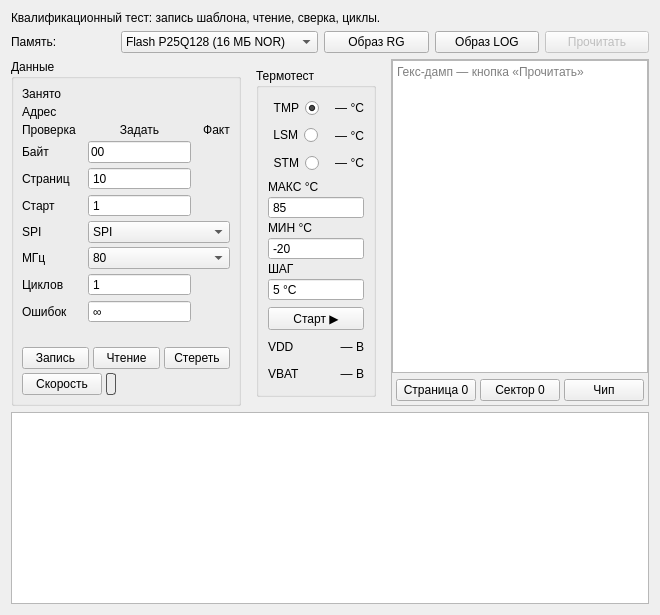
      <widget class="QWidget" name="tabMemTest">
       <attribute name="title"><string>Тест памяти</string></attribute>
       <layout class="QVBoxLayout" name="memTestLayout">
        <item>
         <widget class="QLabel" name="lblMemHint">
          <property name="wordWrap"><bool>true</bool></property>
          <property name="text"><string>Квалификационный тест: запись шаблона, чтение, сверка, циклы.</string></property>
         </widget>
        </item>
        <item>
         <layout class="QHBoxLayout" name="memTargetLayout">
          <item><widget class="QLabel" name="lblMemTargetCap"><property name="text"><string>Память:</string></property></widget></item>
          <item>
           <widget class="QComboBox" name="cmbMemTarget">
            <item><property name="text"><string>Flash P25Q128 (16 МБ NOR)</string></property></item>
            <item><property name="text"><string>FRAM FM25xx (опционально)</string></property></item>
           </widget>
          </item>
          <item><widget class="QPushButton" name="btnImgRG"><property name="text"><string>Образ RG</string></property><property name="toolTip"><string>Загрузить образ режима Регистратор из файла (.hex, Intel HEX) и записать в Flash</string></property></widget></item>
          <item><widget class="QPushButton" name="btnImgLOG"><property name="text"><string>Образ LOG</string></property><property name="toolTip"><string>Загрузить образ режима Logger из файла (.hex, Intel HEX) и записать в Flash</string></property></widget></item>
          <item><widget class="QPushButton" name="btnMemReadImg"><property name="text"><string>Прочитать</string></property><property name="toolTip"><string>Прочитать Flash[Страница..Страница+Страниц) и показать гекс-дамп справа (поля заполняются автоматически после записи образа)</string></property><property name="enabled"><bool>false</bool></property></widget></item>
         </layout>
        </item>
        <item>
         <layout class="QHBoxLayout" name="memMidLayout">
          <property name="stretch">0,0,1</property>

          <!-- Левый: Параметры / Состояние — фиксированная ширина по содержимому,
               по высоте растягивается до низа колонки (21.07.2026, по просьбе:
               нижний край вровень с «VDD» справа, а не «повисает» посередине). -->
          <item>
           <widget class="QGroupBox" name="groupMemParams">
            <property name="title"><string>Данные</string></property>
            <property name="sizePolicy"><sizepolicy hsizetype="Fixed" vsizetype="Expanding"><horstretch>0</horstretch><verstretch>0</verstretch></sizepolicy></property>
            <property name="maximumSize"><size><width>230</width><height>16777215</height></size></property>
            <layout class="QGridLayout" name="memParamsGrid">
             <property name="leftMargin"><number>8</number></property>
             <property name="topMargin"><number>8</number></property>
             <property name="rightMargin"><number>8</number></property>
             <property name="bottomMargin"><number>8</number></property>
             <property name="horizontalSpacing"><number>12</number></property>
             <property name="verticalSpacing"><number>4</number></property>
             <!-- Расположение записанного образа (факт) — заполняется
                  автоматически после записи «Образ RG/LOG». Подписи
                  («Образ: страниц»/«Образ: начало») сделаны намеренно
                  непохожими на «Страниц»/«Страница» ниже (решение
                  22.06.2026) — раньше обе пары назывались одинаково и
                  визуально путались с параметрами операции (Задать) в
                  строках ниже. Структура ячеек — та же (label | бокс |
                  бокс). С 02.07.2026 обе ячейки живые: «Задать»
                  (lblImgPagesNA/lblImgAddrNA) — план из выбранного файла
                  образа, ставится при старте операции; «Факт» — ход
                  реальной записи (счётчик страниц растёт живьём), по
                  завершении — итоговый диапазон.
                  ⚠ Известное ограничение (не изменено этим решением): эти
                  индикаторы заполняются ТОЛЬКО из памяти текущей сессии
                  LOGLSMW (после записи тестового образа), не из реального
                  опроса чипа — см. «Известные ограничения (TODO)» в
                  CLAUDE.md. -->
             <item row="0" column="0"><widget class="QLabel" name="lblImgPagesCap"><property name="minimumHeight"><number>24</number></property><property name="text"><string>Занято</string></property><property name="toolTip"><string>Задать — занято страниц во Flash по всем операциям (образ, термотест и т.д.), десятичное, живое. Факт — сколько страниц ещё свободно.</string></property></widget></item>
             <item row="0" column="1"><widget class="QLabel" name="lblImgPagesNA"><property name="minimumWidth"><number>50</number></property><property name="maximumWidth"><number>50</number></property><property name="minimumHeight"><number>24</number></property><property name="text"><string> </string></property><property name="alignment"><set>Qt::AlignRight|Qt::AlignVCenter</set></property></widget></item>
             <item row="0" column="2"><widget class="QLabel" name="lblImgPages"><property name="minimumWidth"><number>50</number></property><property name="maximumWidth"><number>50</number></property><property name="minimumHeight"><number>24</number></property><property name="text"><string> </string></property><property name="alignment"><set>Qt::AlignRight|Qt::AlignVCenter</set></property></widget></item>
             <item row="1" column="0"><widget class="QLabel" name="lblImgAddrCap"><property name="minimumHeight"><number>24</number></property><property name="text"><string>Адрес</string></property><property name="toolTip"><string>Реальный адрес операции (Flash, байты) — образ, термотест и т.д.</string></property></widget></item>
             <item row="1" column="1" colspan="2"><widget class="QLabel" name="lblImgAddr"><property name="minimumWidth"><number>192</number></property><property name="maximumWidth"><number>192</number></property><property name="minimumHeight"><number>24</number></property><property name="text"><string> </string></property><property name="alignment"><set>Qt::AlignRight|Qt::AlignVCenter</set></property></widget></item>
             <!-- Заголовки столбцов -->
             <item row="2" column="0"><widget class="QLabel" name="lblHdrProverka"><property name="minimumHeight"><number>24</number></property><property name="text"><string>Проверка</string></property></widget></item>
             <item row="2" column="1"><widget class="QLabel" name="lblHdrSet"><property name="minimumHeight"><number>24</number></property><property name="text"><string>Задать</string></property><property name="alignment"><set>Qt::AlignCenter</set></property></widget></item>
             <item row="2" column="2"><widget class="QLabel" name="lblHdrFact"><property name="minimumHeight"><number>24</number></property><property name="text"><string>Факт</string></property><property name="alignment"><set>Qt::AlignCenter</set></property></widget></item>
             <!-- Байт -->
             <item row="3" column="0"><widget class="QLabel" name="lblTestByteCap"><property name="minimumHeight"><number>24</number></property><property name="text"><string>Байт</string></property></widget></item>
             <item row="3" column="1"><widget class="QLineEdit" name="editTestByte"><property name="minimumWidth"><number>50</number></property><property name="maximumWidth"><number>50</number></property><property name="minimumHeight"><number>24</number></property><property name="text"><string>00</string></property></widget></item>
             <item row="3" column="2"><widget class="QLabel" name="lblCurByte"><property name="minimumWidth"><number>50</number></property><property name="maximumWidth"><number>50</number></property><property name="minimumHeight"><number>24</number></property><property name="text"><string> </string></property><property name="alignment"><set>Qt::AlignRight|Qt::AlignVCenter</set></property></widget></item>
             <!-- Страниц -->
             <item row="4" column="0"><widget class="QLabel" name="lblPagesCap"><property name="minimumHeight"><number>24</number></property><property name="text"><string>Страниц</string></property></widget></item>
             <item row="4" column="1"><widget class="QSpinBox" name="spinMemPages"><property name="minimumWidth"><number>50</number></property><property name="maximumWidth"><number>50</number></property><property name="minimumHeight"><number>24</number></property><property name="buttonSymbols"><enum>QAbstractSpinBox::NoButtons</enum></property><property name="minimum"><number>1</number></property><property name="maximum"><number>65536</number></property><property name="value"><number>10</number></property></widget></item>
             <item row="4" column="2"><widget class="QLabel" name="lblCurPages"><property name="minimumWidth"><number>50</number></property><property name="maximumWidth"><number>50</number></property><property name="minimumHeight"><number>24</number></property><property name="text"><string> </string></property><property name="alignment"><set>Qt::AlignRight|Qt::AlignVCenter</set></property></widget></item>
             <!-- Старт (страница-адрес начала операции) — переименовано из
                  «Страница» 02.07.2026: путалось со строкой «Страниц» выше
                  (количество) — визуально почти одинаковые подписи одна над
                  другой. -->
             <item row="5" column="0"><widget class="QLabel" name="lblStartPageCap"><property name="minimumHeight"><number>24</number></property><property name="text"><string>Старт</string></property></widget></item>
             <item row="5" column="1"><widget class="QSpinBox" name="spinMemStartPage"><property name="minimumWidth"><number>50</number></property><property name="maximumWidth"><number>50</number></property><property name="minimumHeight"><number>24</number></property><property name="buttonSymbols"><enum>QAbstractSpinBox::NoButtons</enum></property><property name="minimum"><number>1</number></property><property name="maximum"><number>65536</number></property><property name="value"><number>1</number></property><property name="toolTip"><string>Номер страницы на экране = внутренний номер + 1 (стр.1 на экране = служебная стр.0 с флагами, стр.2 = первая обычная).</string></property></widget></item>
             <item row="5" column="2"><widget class="QLabel" name="lblCurActivePage"><property name="minimumWidth"><number>50</number></property><property name="maximumWidth"><number>50</number></property><property name="minimumHeight"><number>24</number></property><property name="text"><string> </string></property><property name="alignment"><set>Qt::AlignRight|Qt::AlignVCenter</set></property></widget></item>
             <!-- SPI — тип шины (22.07.2026). Реально управляет прошивкой
                  через 0x2B (FLASH_SET_SPI_MODE) — только для ручной проверки
                  в Сервисе. SPIx2 (dual) сознательно исключён — в прошивке
                  есть в enum, но нигде не реализован; понадобится, возможно,
                  только при большом составе периферии в некоторых
                  конфигурациях — доделаем тогда же. -->
             <item row="6" column="0"><widget class="QLabel" name="lblSpiCap"><property name="minimumHeight"><number>24</number></property><property name="text"><string>SPI</string></property></widget></item>
             <item row="6" column="1" colspan="2"><widget class="QComboBox" name="comboSpiMode"><property name="minimumWidth"><number>112</number></property><property name="maximumWidth"><number>112</number></property><property name="minimumHeight"><number>24</number></property><property name="maximumHeight"><number>24</number></property><property name="toolTip"><string>Только для «Проверки» в сервисном режиме — максимальная скорость снятия дампа. «Работа» (испытание) всегда идёт на минимальной частоте/периферии для энергосбережения, тут не участвует.</string></property><item><property name="text"><string>SPI</string></property></item><item><property name="text"><string>SPIx4</string></property></item></widget></item>
             <!-- МГц — частота (22.07.2026: заменено со спин-бокса 1..104 на
                  список реально достижимых значений. Прошивка: HSI без PLL,
                  HCLK = 16 МГц макс (Core/Src/main.c, ServiceClock_Config) —
                  QUADSPI тактируется от HCLK, делитель ClockPrescaler ≥ ÷1,
                  то есть выше 16 МГц физически не бывает. 104 (паспорт чипа
                  P25Q128H) был недостижим на этом MCU — убрано, чтобы не
                  вводить в заблуждение. Список — целые делители 16 МГц.
                  Колонка «Факт» не нужна (по просьбе) — убрана. -->
             <item row="7" column="0"><widget class="QLabel" name="lblSpiMhzCap"><property name="minimumHeight"><number>24</number></property><property name="text"><string>МГц</string></property></widget></item>
             <item row="7" column="1" colspan="2"><widget class="QComboBox" name="comboSpiMhz"><property name="minimumWidth"><number>112</number></property><property name="maximumWidth"><number>112</number></property><property name="minimumHeight"><number>24</number></property><property name="maximumHeight"><number>24</number></property><property name="toolTip"><string>Частота флеша в сервисном режиме (устройство разогнано до 80 МГц). Реально переключает делитель QSPI: 80/40/20/10/5 МГц. «Работа» тут не участвует.</string></property><item><property name="text"><string>80</string></property></item><item><property name="text"><string>40</string></property></item><item><property name="text"><string>20</string></property></item><item><property name="text"><string>10</string></property></item><item><property name="text"><string>5</string></property></item></widget></item>
             <!-- Циклов -->
             <item row="8" column="0"><widget class="QLabel" name="lblMemCyclesCap"><property name="minimumHeight"><number>24</number></property><property name="text"><string>Циклов</string></property></widget></item>
             <item row="8" column="1"><widget class="QSpinBox" name="spinMemCycles"><property name="minimumWidth"><number>50</number></property><property name="maximumWidth"><number>50</number></property><property name="minimumHeight"><number>24</number></property><property name="buttonSymbols"><enum>QAbstractSpinBox::NoButtons</enum></property><property name="maximum"><number>1000000</number></property><property name="value"><number>1</number></property></widget></item>
             <item row="8" column="2"><widget class="QLabel" name="lblCurCycle"><property name="minimumWidth"><number>50</number></property><property name="maximumWidth"><number>50</number></property><property name="minimumHeight"><number>24</number></property><property name="text"><string> </string></property><property name="alignment"><set>Qt::AlignRight|Qt::AlignVCenter</set></property></widget></item>
             <!-- Ошибок -->
             <item row="9" column="0"><widget class="QLabel" name="lblErrCap"><property name="minimumHeight"><number>24</number></property><property name="text"><string>Ошибок</string></property></widget></item>
             <item row="9" column="1"><widget class="QSpinBox" name="spinMaxErrors"><property name="minimumWidth"><number>50</number></property><property name="maximumWidth"><number>50</number></property><property name="minimumHeight"><number>24</number></property><property name="buttonSymbols"><enum>QAbstractSpinBox::NoButtons</enum></property><property name="minimum"><number>-1</number></property><property name="maximum"><number>65535</number></property><property name="value"><number>-1</number></property><property name="specialValueText"><string>∞</string></property><property name="toolTip"><string>Порог ошибок для остановки «Запись»/«Чтение». ∞ — не останавливаться, просто считать все ошибки. 0 — остановиться на первой же ошибке (нулевая терпимость). N — остановиться, как только счётчик ошибок достигнет N.</string></property></widget></item>
             <item row="9" column="2"><widget class="QLabel" name="lblCurErrors"><property name="minimumWidth"><number>50</number></property><property name="maximumWidth"><number>50</number></property><property name="minimumHeight"><number>24</number></property><property name="text"><string> </string></property><property name="alignment"><set>Qt::AlignCenter</set></property></widget></item>
             <!-- Спейсер (21.07.2026): забирает лишнюю высоту вниз — Запись/
                  Чтение теперь в самом низу рамки (22.07.2026, по просьбе),
                  спейсер стоит ПЕРЕД ними, а не после. -->
             <item row="10" column="0" colspan="3">
              <spacer name="memParamsBottomSpacer">
               <property name="orientation"><enum>Qt::Vertical</enum></property>
               <property name="sizeHint" stdset="0"><size><width>20</width><height>20</height></size></property>
              </spacer>
             </item>
             <!-- Запись/Чтение — в самом низу рамки (22.07.2026). -->
             <item row="11" column="0" colspan="3">
              <layout class="QHBoxLayout" name="memWriteReadLayout">
               <property name="spacing"><number>4</number></property>
               <item><widget class="QPushButton" name="btnMemWrite"><property name="maximumWidth"><number>72</number></property><property name="text"><string>Запись</string></property></widget></item>
               <item><widget class="QPushButton" name="btnMemRead"><property name="maximumWidth"><number>72</number></property><property name="text"><string>Чтение</string></property></widget></item>
               <item><widget class="QPushButton" name="btnMemEraseData"><property name="text"><string>Стереть</string></property><property name="toolTip"><string>Стереть данные регистратора (0x2A): стирается ВСЁ, кроме служебной 1-й страницы (она восстанавливается). Счётчики не затрагиваются. Заблокировано, пока данные не считаны.</string></property></widget></item>
               <item><spacer name="memWriteReadSpacer"><property name="orientation"><enum>Qt::Horizontal</enum></property><property name="sizeHint" stdset="0"><size><width>0</width><height>0</height></size></property></spacer></item>
              </layout>
             </item>
             <item row="12" column="0" colspan="3">
              <layout class="QHBoxLayout" name="memSpeedLayout">
               <property name="spacing"><number>4</number></property>
               <item><widget class="QPushButton" name="btnSpeedTest"><property name="maximumWidth"><number>72</number></property><property name="text"><string>Скорость</string></property><property name="toolTip"><string>Замер скорости флеша контроллером (крупным блоком): запись и чтение области Старт/Страниц</string></property></widget></item>
               <item><widget class="QLabel" name="lblMemSpeed"><property name="text"><string> </string></property><property name="alignment"><set>Qt::AlignCenter</set></property><property name="minimumWidth"><number>110</number></property><property name="maximumWidth"><number>140</number></property><property name="styleSheet"><string>border:1px solid #555; border-radius:3px; padding:2px;</string></property><property name="toolTip"><string>Скорость записи / чтения, КБ/с (замер контроллером)</string></property></widget></item>
               <item><spacer name="memSpeedSpacer"><property name="orientation"><enum>Qt::Horizontal</enum></property><property name="sizeHint" stdset="0"><size><width>0</width><height>0</height></size></property></spacer></item>
              </layout>
             </item>
            </layout>
           </widget>
          </item>

          <!-- Правый: занимает всё свободное пространство -->
          <item>
           <widget class="QWidget" name="wgtMemRight">
            <property name="sizePolicy"><sizepolicy hsizetype="Fixed" vsizetype="Preferred"><horstretch>0</horstretch><verstretch>0</verstretch></sizepolicy></property>
            <property name="maximumSize"><size><width>150</width><height>16777215</height></size></property>
            <layout class="QVBoxLayout" name="memRightLayout">
             <property name="spacing"><number>6</number></property>
            <item>
             <widget class="QGroupBox" name="groupMemTemp">
              <property name="sizePolicy"><sizepolicy hsizetype="Preferred" vsizetype="Expanding"><horstretch>0</horstretch><verstretch>0</verstretch></sizepolicy></property>
              <property name="title"><string>Термотест</string></property>
              <layout class="QVBoxLayout" name="memTempLayout">
               <item>
                <layout class="QHBoxLayout" name="memSens0Layout">
                 <item><widget class="QRadioButton" name="radMemTmp"><property name="layoutDirection"><enum>Qt::RightToLeft</enum></property><property name="text"><string>TMP</string></property><property name="checked"><bool>true</bool></property></widget></item>
                 <item><spacer name="memSens0Spacer"><property name="orientation"><enum>Qt::Horizontal</enum></property><property name="sizeHint" stdset="0"><size><width>10</width><height>10</height></size></property></spacer></item>
                 <item><widget class="QLabel" name="lblMemTmpVal"><property name="text"><string>— °C</string></property><property name="alignment"><set>Qt::AlignRight|Qt::AlignVCenter</set></property></widget></item>
                </layout>
               </item>
               <item>
                <layout class="QHBoxLayout" name="memSens1Layout">
                 <item><widget class="QRadioButton" name="radMemLsm"><property name="layoutDirection"><enum>Qt::RightToLeft</enum></property><property name="text"><string>LSM</string></property></widget></item>
                 <item><spacer name="memSens1Spacer"><property name="orientation"><enum>Qt::Horizontal</enum></property><property name="sizeHint" stdset="0"><size><width>10</width><height>10</height></size></property></spacer></item>
                 <item><widget class="QLabel" name="lblMemLsmVal"><property name="text"><string>— °C</string></property><property name="alignment"><set>Qt::AlignRight|Qt::AlignVCenter</set></property></widget></item>
                </layout>
               </item>
               <item>
                <layout class="QHBoxLayout" name="memSens2Layout">
                 <item><widget class="QRadioButton" name="radMemStm"><property name="layoutDirection"><enum>Qt::RightToLeft</enum></property><property name="text"><string>STM</string></property></widget></item>
                 <item><spacer name="memSens2Spacer"><property name="orientation"><enum>Qt::Horizontal</enum></property><property name="sizeHint" stdset="0"><size><width>10</width><height>10</height></size></property></spacer></item>
                 <item><widget class="QLabel" name="lblMemStmVal"><property name="text"><string>— °C</string></property><property name="alignment"><set>Qt::AlignRight|Qt::AlignVCenter</set></property></widget></item>
                </layout>
               </item>
               <item>
                <layout class="QVBoxLayout" name="memTempForm">
                 <property name="spacing"><number>2</number></property>
                 <item><widget class="QLabel" name="lblTMaxCap"><property name="text"><string>МАКС °C</string></property></widget></item>
                 <item><widget class="QSpinBox" name="spinTMax"><property name="minimumWidth"><number>66</number></property><property name="maximumWidth"><number>66</number></property><property name="buttonSymbols"><enum>QAbstractSpinBox::NoButtons</enum></property><property name="minimum"><number>-50</number></property><property name="maximum"><number>150</number></property><property name="value"><number>85</number></property></widget></item>
                 <item><widget class="QLabel" name="lblTMinCap"><property name="text"><string>МИН °C</string></property></widget></item>
                 <item><widget class="QSpinBox" name="spinTMin"><property name="minimumWidth"><number>66</number></property><property name="maximumWidth"><number>66</number></property><property name="buttonSymbols"><enum>QAbstractSpinBox::NoButtons</enum></property><property name="minimum"><number>-50</number></property><property name="maximum"><number>150</number></property><property name="value"><number>-20</number></property></widget></item>
                 <item><widget class="QLabel" name="lblTStepCap"><property name="text"><string>ШАГ</string></property></widget></item>
                 <item><widget class="QSpinBox" name="spinTStep"><property name="minimumWidth"><number>66</number></property><property name="maximumWidth"><number>66</number></property><property name="buttonSymbols"><enum>QAbstractSpinBox::NoButtons</enum></property><property name="minimum"><number>1</number></property><property name="maximum"><number>50</number></property><property name="value"><number>5</number></property><property name="suffix"><string> °C</string></property><property name="toolTip"><string>Шаг температуры: операция запускается при изменении на столько градусов</string></property></widget></item>
                </layout>
               </item>
               <item>
                <widget class="QPushButton" name="btnTempRun">
                 <property name="text"><string>Старт ▶</string></property>
                </widget>
               </item>
               <!-- VDD/VBAT — теперь внутри «Термотест», ниже «Старт»
                    (22.07.2026, по просьбе: один длинный блок вместо двух
                    отдельных рамок, той же высоты, что «Образ»). -->
               <item>
                <layout class="QHBoxLayout" name="memPowerVddLayout">
                 <property name="spacing"><number>4</number></property>
                 <item><widget class="QLabel" name="lblVddCap"><property name="text"><string>VDD</string></property></widget></item>
                 <item><widget class="QLabel" name="lblVddVal"><property name="text"><string>— В</string></property><property name="alignment"><set>Qt::AlignRight|Qt::AlignVCenter</set></property></widget></item>
                </layout>
               </item>
               <item>
                <layout class="QHBoxLayout" name="memPowerVbatLayout">
                 <property name="spacing"><number>4</number></property>
                 <item><widget class="QLabel" name="lblVbatCap"><property name="text"><string>VBAT</string></property></widget></item>
                 <item><widget class="QLabel" name="lblVbatVal"><property name="text"><string>— В</string></property><property name="alignment"><set>Qt::AlignRight|Qt::AlignVCenter</set></property></widget></item>
                </layout>
               </item>
              </layout>
             </widget>
            </item>
            </layout>
           </widget>
          </item>

          <!-- Гекс-дамп образа (кнопка «Прочитать») -->
          <item>
           <widget class="QFrame" name="frameMemInfo">
            <!-- Ограничение ширины (22.07.2026): без этого QPlainTextEdit
                 с NoWrap растягивал всю вкладку (и окно) под длинные строки
                 дампа. Теперь ширина ограничена, длинные строки доступны
                 горизонтальной прокруткой внутри самого дампа. -->
            <property name="maximumSize"><size><width>450</width><height>16777215</height></size></property>
            <property name="frameShape"><enum>QFrame::StyledPanel</enum></property>
            <property name="frameShadow"><enum>QFrame::Sunken</enum></property>
            <layout class="QVBoxLayout" name="memInfoLayout">
             <property name="leftMargin"><number>0</number></property>
             <property name="topMargin"><number>0</number></property>
             <property name="rightMargin"><number>0</number></property>
             <property name="bottomMargin"><number>0</number></property>
             <item>
              <widget class="QPlainTextEdit" name="txtHexDump">
               <property name="readOnly"><bool>true</bool></property>
               <property name="lineWrapMode"><enum>QPlainTextEdit::NoWrap</enum></property>
               <property name="horizontalScrollBarPolicy"><enum>Qt::ScrollBarAlwaysOff</enum></property>
               <property name="placeholderText"><string>Гекс-дамп — кнопка «Прочитать»</string></property>
              </widget>
             </item>
             <!-- Стирание (Страница/Сектор/Чип) — внутри окна дампа, снизу
                  (22.07.2026, по просьбе). Горизонтальная прокрутка дампа
                  убрана — вписываемся по ширине без неё. -->
             <item>
              <layout class="QHBoxLayout" name="memEraseLayout">
               <property name="leftMargin"><number>4</number></property>
               <property name="rightMargin"><number>4</number></property>
               <property name="bottomMargin"><number>4</number></property>
               <property name="spacing"><number>4</number></property>
               <item><widget class="QPushButton" name="btnMemErasePage"><property name="text"><string>Страница 0</string></property></widget></item>
               <item><widget class="QPushButton" name="btnMemEraseSector"><property name="text"><string>Сектор 0</string></property></widget></item>
               <item><widget class="QPushButton" name="btnMemEraseChip"><property name="text"><string>Чип</string></property></widget></item>
              </layout>
             </item>
            </layout>
           </widget>
          </item>

         </layout>
        </item>

        <!-- Лог -->
        <item>
         <widget class="QPlainTextEdit" name="memReport">
          <property name="sizePolicy"><sizepolicy hsizetype="Expanding" vsizetype="Fixed"><horstretch>0</horstretch><verstretch>0</verstretch></sizepolicy></property>
          <property name="maximumHeight"><number>55</number></property>
          <property name="readOnly"><bool>true</bool></property>
         </widget>
        </item>
       </layout>
      </widget>
